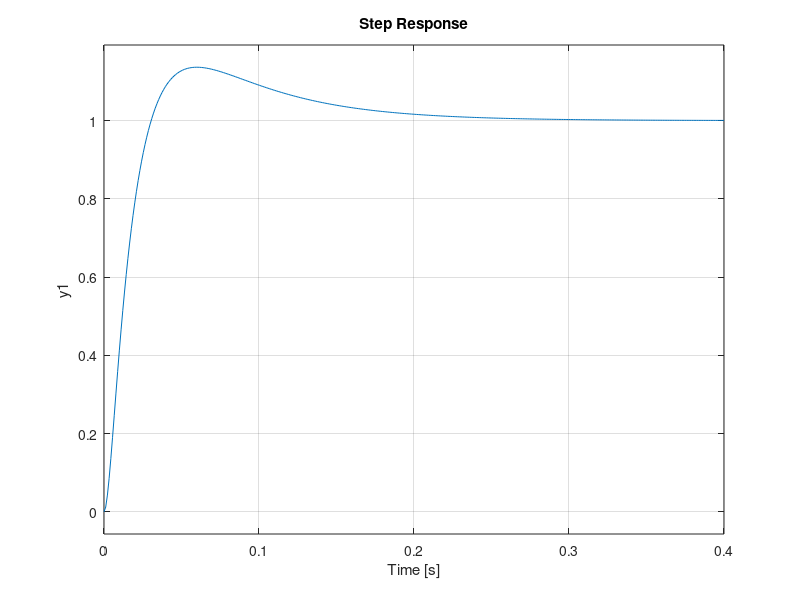

Here is the MATLAB script that generated this plot:
% Obligatorio para sistemas que requieran cero error en estado estable ante
% entrada paso
%
% Se coloca el cero lo suficientemente alejado hacia el origen del menor de
% los polos de la planta
%
% Ejemplo:
g=tf(4500,[1 360 0]);
% Se desea 1/Ka < 0.2 y Mp ~ 10%
%
%                         Ki          4500
% Ka = lim  S^2 * ( Kp + ---- ) * -------------- > 5
%      S->0               S        S * (S + 360)
%
% Ki > 0.4
%
Z=13;
gc=tf([1 Z], [1 0]);
rlocus(g*gc);
sgrid(0.8, 1000);
Kp = input('Inserte Kp: ');
lc = feedback(Kp*g*gc, 1);
% Da con Kp = 0.5
step(lc);